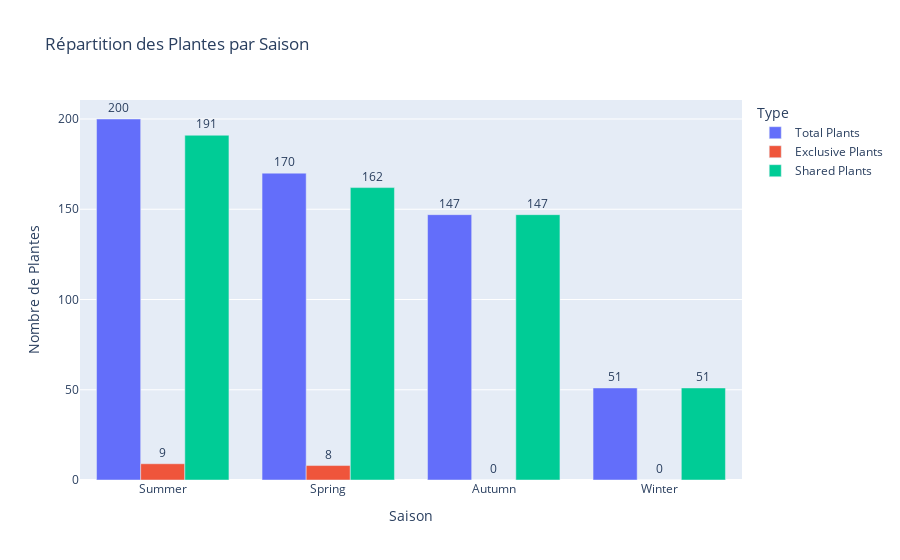

Here is the notebook cell this chart was saved with:
### Code cell
saisons = ["Spring", "Summer", "Autumn", "Winter"]

seasonal_plants = []

a_to_z["BloomsIn"] = a_to_z["BloomsIn"].astype(str)
a_to_z["BloomsIn"] = a_to_z["BloomsIn"].apply(lambda x: [saison for saison in saisons if saison in x])

for _, row in a_to_z.iterrows():
    for saison in row["BloomsIn"]:
        seasonal_plants.append({"Name": row["Name"], "Season": saison})

seasonal_df = pd.DataFrame(seasonal_plants)

season_counts = seasonal_df["Season"].value_counts().reset_index()
season_counts.columns = ["Season", "Total Plants"]

exclusive_plants = seasonal_df.groupby("Name").filter(lambda x: len(x) == 1)
exclusive_counts = exclusive_plants["Season"].value_counts().reset_index()
exclusive_counts.columns = ["Season", "Exclusive Plants"]

final_counts = season_counts.merge(exclusive_counts, on="Season", how="left").fillna(0)

final_counts["Shared Plants"] = final_counts["Total Plants"] - final_counts["Exclusive Plants"]

fig = px.bar(
    final_counts.melt(id_vars="Season", var_name="Type", value_name="Count"), 
    x="Season", 
    y="Count", 
    color="Type",
    title="Répartition des Plantes par Saison",
    labels={"Season": "Saison", "Count": "Nombre de Plantes"},
    barmode="group",
    text="Count"
)

fig.update_traces(textposition="outside")

fig.show()

### Figure 1 — Plotly figure (JSON) as saved in the notebook; plotly's stock layout.template omitted (floating-point values rounded to 4 significant figures)
{"data": [{"alignmentgroup": "True", "hovertemplate": "Type=Total Plants<br>Saison=%{x}<br>Nombre de Plantes=%{text}<extra></extra>", "legendgroup": "Total Plants", "marker": {"color": "#636efa", "pattern": {"shape": ""}}, "name": "Total Plants", "offsetgroup": "Total Plants", "orientation": "v", "showlegend": true, "text": [200, 170, 147, 51], "textposition": "outside", "type": "bar", "x": ["Summer", "Spring", "Autumn", "Winter"], "xaxis": "x", "y": [200, 170, 147, 51], "yaxis": "y"}, {"alignmentgroup": "True", "hovertemplate": "Type=Exclusive Plants<br>Saison=%{x}<br>Nombre de Plantes=%{text}<extra></extra>", "legendgroup": "Exclusive Plants", "marker": {"color": "#EF553B", "pattern": {"shape": ""}}, "name": "Exclusive Plants", "offsetgroup": "Exclusive Plants", "orientation": "v", "showlegend": true, "text": [9, 8, 0, 0], "textposition": "outside", "type": "bar", "x": ["Summer", "Spring", "Autumn", "Winter"], "xaxis": "x", "y": [9, 8, 0, 0], "yaxis": "y"}, {"alignmentgroup": "True", "hovertemplate": "Type=Shared Plants<br>Saison=%{x}<br>Nombre de Plantes=%{text}<extra></extra>", "legendgroup": "Shared Plants", "marker": {"color": "#00cc96", "pattern": {"shape": ""}}, "name": "Shared Plants", "offsetgroup": "Shared Plants", "orientation": "v", "showlegend": true, "text": [191, 162, 147, 51], "textposition": "outside", "type": "bar", "x": ["Summer", "Spring", "Autumn", "Winter"], "xaxis": "x", "y": [191, 162, 147, 51], "yaxis": "y"}], "layout": {"barmode": "group", "legend": {"title": {"text": "Type"}, "tracegroupgap": 0}, "title": {"text": "Répartition des Plantes par Saison"}, "xaxis": {"anchor": "y", "domain": [0, 1], "title": {"text": "Saison"}}, "yaxis": {"anchor": "x", "domain": [0, 1], "title": {"text": "Nombre de Plantes"}}}}
